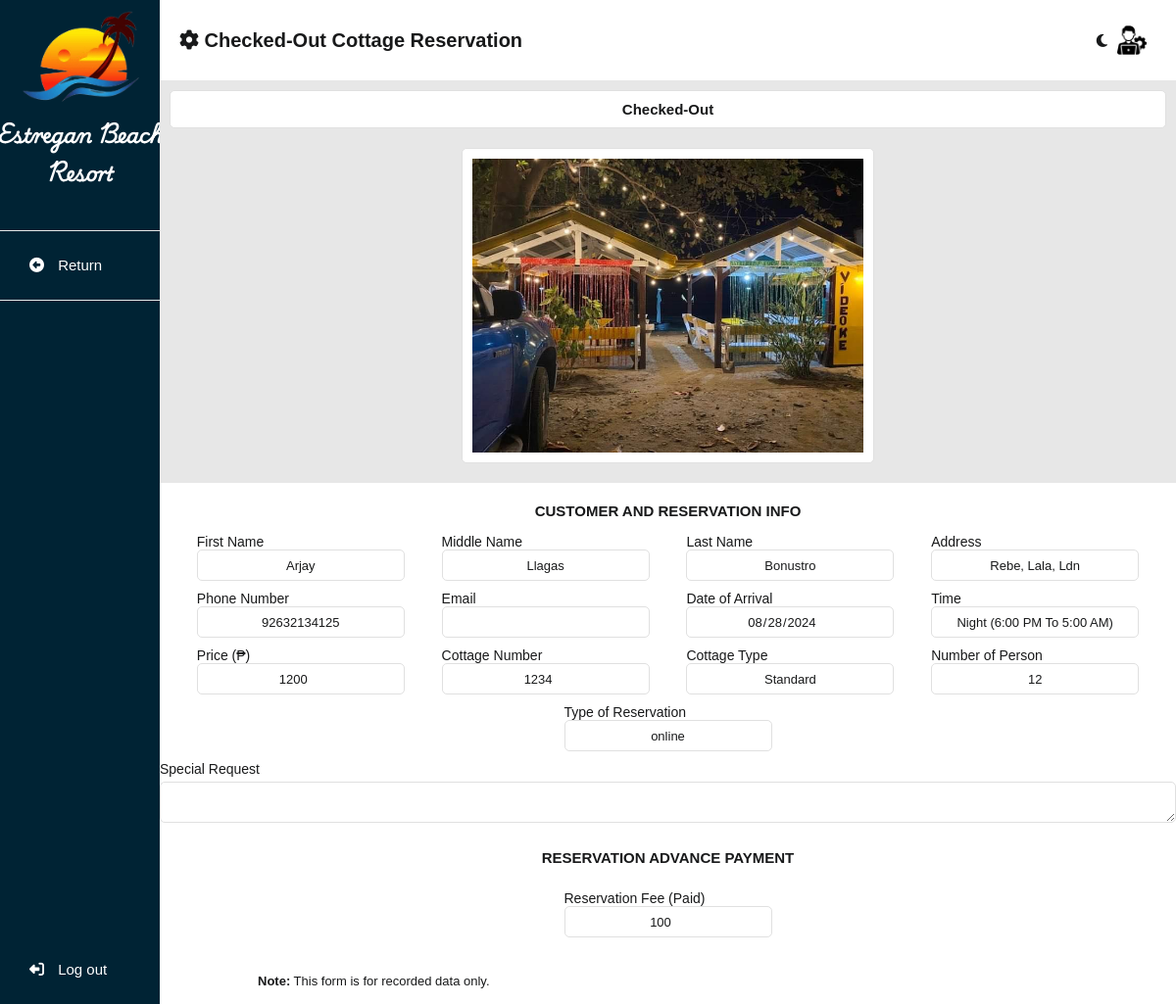
/admin/cottage_checkedOut.php?manage_id=5 (signed in), run on the app's committed database.
### tables this page shows
CREATE TABLE `reserve_cottage_tbl` (
  `reserve_id` int(11) NOT NULL,
  `user_id` int(255) NOT NULL,
  `reserve_status` varchar(255) NOT NULL,
  `reserve_type` varchar(255) NOT NULL,
  `first_name` varchar(255) NOT NULL,
  `middle_name` varchar(255) NOT NULL,
  `last_name` varchar(255) NOT NULL,
  `reserve_address` text NOT NULL,
  `phone_number` bigint(255) NOT NULL,
  `email` varchar(255) NOT NULL,
  `date_of_arrival` date NOT NULL,
  `time` varchar(255) NOT NULL,
  `price` bigint(255) NOT NULL,
  `cottage_number` bigint(255) NOT NULL,
  `cottage_type` varchar(255) NOT NULL,
  `number_of_person` int(255) NOT NULL,
  `special_request` text NOT NULL,
  `cottage_photo` varchar(255) NOT NULL,
  `cottage_reserve_fee` bigint(255) NOT NULL,
  `rejection_reason` text NOT NULL
);

### admin/cottage_checkedOut.php (the view, shortened to what this page needs)
<?php
include('db_connect.php');
$manage_data = [
    'reserve_id' => '',
    'reserve_status' => '',
    'first_name' => '',
    'middle_name' => '',
    'last_name' => '',
    'reserve_address' => '',
    'phone_number' => '',
    'email' => '',
    'date_of_arrival' => '',
    'time' => '',
    'cottage_number' => '',
    'cottage_type' => '',
    'number_of_person' => '',
    'price' => '',
    'special_request' => '',
    'reserve_type' => '',
    'cottage_photo' => '',
    'cottage_reserve_fee' => ''
];
if (isset($_GET['manage_id'])) {
    $manage_id = $_GET['manage_id'];
    $manage_query = "SELECT * FROM reserve_cottage_tbl WHERE reserve_id = $manage_id";
    $manage_result = mysqli_query($con, $manage_query);
    $manage_data = mysqli_fetch_assoc($manage_result);
}
?>
<!DOCTYPE html>
<html lang="en">
<head>
    <?php
    include 'assets.php'
        ?>
    <link rel="stylesheet" type="text/css" href="css/main.css?v=<?php echo time(); ?>">
    <link rel="stylesheet" type="text/css" href="css/sidenav2.css?v=<?php echo time(); ?>">
    <link rel="stylesheet" type="text/css" href="css/allReservationRoomAndCottage.css?v=<?php echo time(); ?>">
</head>
<body>
    <main>
        <section class="side-nav">
            <div class="menu-container">
                <div class="logo-container">
                    <img src="../system_images/suntree.png" alt="">
                    <label for="">Estregan Beach Resort</label>
                </div>
                <div class="menu">
                    <div class="item"><a href="dashboardCottageReservation.php"><i
                                class="fa-regular fa-circle-left"></i> Return</a>
                    </div>
                </div>
            </div>
            <?php
            include 'logoutbtn.php'
            ?>
        </section>
        <section class="middle-container">
            <div class="header-container">
                <div class="title-head">
                    <label for=""><i class="fa-solid fa-gear"></i> Checked-Out Cottage
                        Reservation</label>
                </div>
                <div class="title-head-right">
                    <div class="switch-mode">
                        <i class="fa-regular fa-moon" id="icon"></i>
                    </div>
                    <img src="../system_images/administrator.png" alt="" id="logoImg">
                </div>
            </div>
            <div class="center-container">
                <div class="container">
                    <div class="header-label">
                        <label for="">Checked-Out</label>
                    </div>
                    <form method="post" action="" class="form-container">
                        <div class="info-container">
                            <div class="image-container">
                                <img name="photo" src="<?php echo $manage_data['cottage_photo']; ?>" alt="">
                            </div>
                            <div class="header-label2">
                                <label>CUSTOMER AND RESERVATION INFO</label>
                            </div>
                            <div class="line">
                                <div>
                                    <label>First Name</label><br>
                                    <input name="first_name" value="<?php echo $manage_data['first_name']; ?>" disabled>
                                </div>
                                <div>
                                    <label>Middle Name</label><br>
                                    <input name="middle_name" value="<?php echo $manage_data['middle_name']; ?>" disabled>
                                </div>
                                <div>
                                    <label>Last Name</label><br>
                                    <input name="last_name" value="<?php echo $manage_data['last_name']; ?>" disabled>
                                </div>
                                <div>
                                    <label>Address</label><br>
                                    <input name="reserve_address"
                                        value="<?php echo $manage_data['reserve_address']; ?>" disabled>
                                </div>
                            </div>
                            <div class="line">
                                <div>
                                    <label>Phone Number</label><br>
                                    <input name="phone_number" value="<?php echo $manage_data['phone_number']; ?>" disabled>
                                </div>
                                <div>
                                    <label>Email</label><br>
                                    <input class="notransform" name="email"
                                        value="<?php echo $manage_data['email']; ?>" disabled>
                                </div>
                                <div>
                                    <label>Date of Arrival</label><br>
                                    <input type="date" name="date_of_arrival"
                                        value="<?php echo $manage_data['date_of_arrival']; ?>" disabled>
                                </div>
                                <div>
                                    <label>Time</label><br>
                                    <input type="text" name="time" value="<?php echo $manage_data['time']; ?>" disabled>
                                </div>
                            </div>
                            <div class="line">
                                <div>
                                    <label>Price (₱)</label><br>
                                    <input type="number" name="price" value="<?php echo $manage_data['price']; ?>" disabled>
                                </div>
                                <div>
                                    <label>Cottage Number</label><br>
                                    <input type="number" name="cottage_number"
                                        value="<?php echo $manage_data['cottage_number']; ?>" disabled>
                                </div>
                                <div>
                                    <label>Cottage Type</label><br>
                                    <input name="cottage_type" value="<?php echo $manage_data['cottage_type']; ?>" disabled>
                                </div>
                                <div>
                                    <label>Number of Person</label><br>
                                    <input name="number_of_person"
                                        value="<?php echo $manage_data['number_of_person']; ?>" disabled>
                                </div>
                            </div>
                            <div class="line">
                                <div>
                                    <label>Type of Reservation</label><br>
                                    <input type="text" class="notransform" name="reserve_type"
                                        value="<?php echo $manage_data['reserve_type']; ?>" disabled>
                                </div>
                            </div>
                            <div class="line">
                                <div>
                                    <label>Special Request</label><br>
                                    <textarea name="special_request"
                                        id="" disabled><?php echo $manage_data["special_request"] ?></textarea>
                                </div>
                            </div>
                            <div class="header-label2">
                                <label>RESERVATION ADVANCE PAYMENT</label>
                            </div>
                            <div class="payment-container">
                                <div class="line">
                                    <div>
                                        <label>Reservation Fee (Paid)</label><br>
                                        <input type="number" name="cottage_reserve_fee" value="<?php echo $manage_data["cottage_reserve_fee"] ?>" disabled>
                                    </div>
                                </div>
                            </div>
                            <div class="note">
                                <p>
                                <b>Note:</b> This form is for recorded data only.
                                </p>
                            </div>
                            <br>
                        </div>
                    </form>
                </div>
            </div>
        </section>
    </main>
</body>
</html>

### admin/css/header.css (style rules this page uses)
* { margin: 0; font-family: 'Trebuchet MS', 'Lucida Sans Unicode', 'Lucida Grande', 'Lucida Sans', Arial, sans-serif; box-sizing: none; }

### admin/css/main.css (style rules this page uses)
* { margin: 0; font-family: 'Trebuchet MS', 'Lucida Sans Unicode', 'Lucida Grande', 'Lucida Sans', Arial, sans-serif; }
body { background-color: var(--first-color2); }
a { cursor: pointer; }
:root { --pure-white: white; --first-color: white; --first-color2: #E7E7E7; --second-color: #EAE2B7; --third-color: #FCBF49; --fourth-color: #F77F00; --fifth-color: #D62828; --sixth-color: #00527e; --seventh-color: #18191A; --seventh-color2: #e0e0e0; --seventh-color3: #e0e0e0; --seventh-color4: #757575; --eight-color: #002334; --eight-color2: #001824; --select-color: #F77F00; --select-color2: #cd6a00; --booknow-text: #ffffff; --booknow-text2: #242526; --booknow-border: #F77F00; --reservation-titleborder: #18191A; --reservation-title: #18191A; --reservation-text: white; --box-shadow: #b4b4b4; --after-input: #effaff; --water-border: #EAE2B7; --water-color: #0d2cc5; --gray-button: rgba(220, 220, 220, 0.849); font-size: 62.5%; --tdeven-color: #0023340c; --proceed-color: white; --proceed-bgcolor: #00527e; --cancel-color: white; --cancel-bgcolor: #D62828; --fixed-color: #effaff; --graph-title-color: #777; --legend-text-color: #777; --tooltip-bg-color: #333333; --tooltip-title-color: #ffffff; --tooltip-body-color: #ffffff; --axis-title-color: #777; --axis-ticks-color: #777; }
p { color: var(--seventh-color); font-size: 1.5rem; text-align: justify; line-height: 1.5; }
.center-container { animation: transitionIn 0.5s; }

### admin/css/sidenav2.css (style rules this page uses)
main { width: 100%; display: flex; flex-direction: row; }
.side-nav { height: 100vh; width: 20%; background-color: var(--eight-color); display: flex; flex-direction: column; justify-content: space-between; overflow-y: scroll; }
.menu-container { display: flex; flex-direction: column; align-items: center; }
.logo-container { display: flex; flex-direction: column; align-items: center; margin: 10px 0; }
.logo-container img { width: 120px; margin-bottom: 10px; }
.logo-container label { color: var(--pure-white); font-size: 2rem; font-weight: bold; font-family: estregan; width: 200px; flex-wrap: wrap; text-align: center; }
.menu { width: 100%; margin-top: 30px; }
.menu .item { position: relative; cursor: pointer; }
.menu .item a { font-size: 1.5rem; text-decoration: none; display: block; padding: 5px 30px; line-height: 60px; color: var(--pure-white); border: 1px solid var(--first-color2); border-right: none; border-left: none; }
.menu .item i { margin-right: 10px; }
.middle-container { width: 100%; display: flex; flex-direction: column; }
.header-container { width: 100%; height: 8vh; background-color: var(--first-color); display: flex; justify-content: space-between; align-items: center; }
.title-head { display: flex; align-items: center; margin-left: 20px; }
.title-head label { font-size: 2rem; font-weight: bold; color: var(--seventh-color); text-transform: capitalize; }
.title-head-right { display: flex; align-items: center; padding: 10px; margin-right: 20px; }
.title-head-right img { height: 30px; }
.title-head-right .switch-mode { margin-right: 10px; }
.switch-mode i { font-size: 15px; cursor: pointer; color: var(--seventh-color); }
.center-container { width: 100%; background-color: var(--first-color2); height: 92vh; overflow-y: scroll; }

### data on the page
reserve_cottage_tbl: cottage_photo (picture), first_name "arjay", middle_name "llagas", last_name "bonustro", reserve_address "rebe, lala, ldn", phone_number "92632134125", date_of_arrival "08/28/2024", time "Night (6:00 PM to 5:00 AM)", price "1200", cottage_number "1234", cottage_type "Standard", number_of_person "12", reserve_type "online", cottage_reserve_fee "100"
